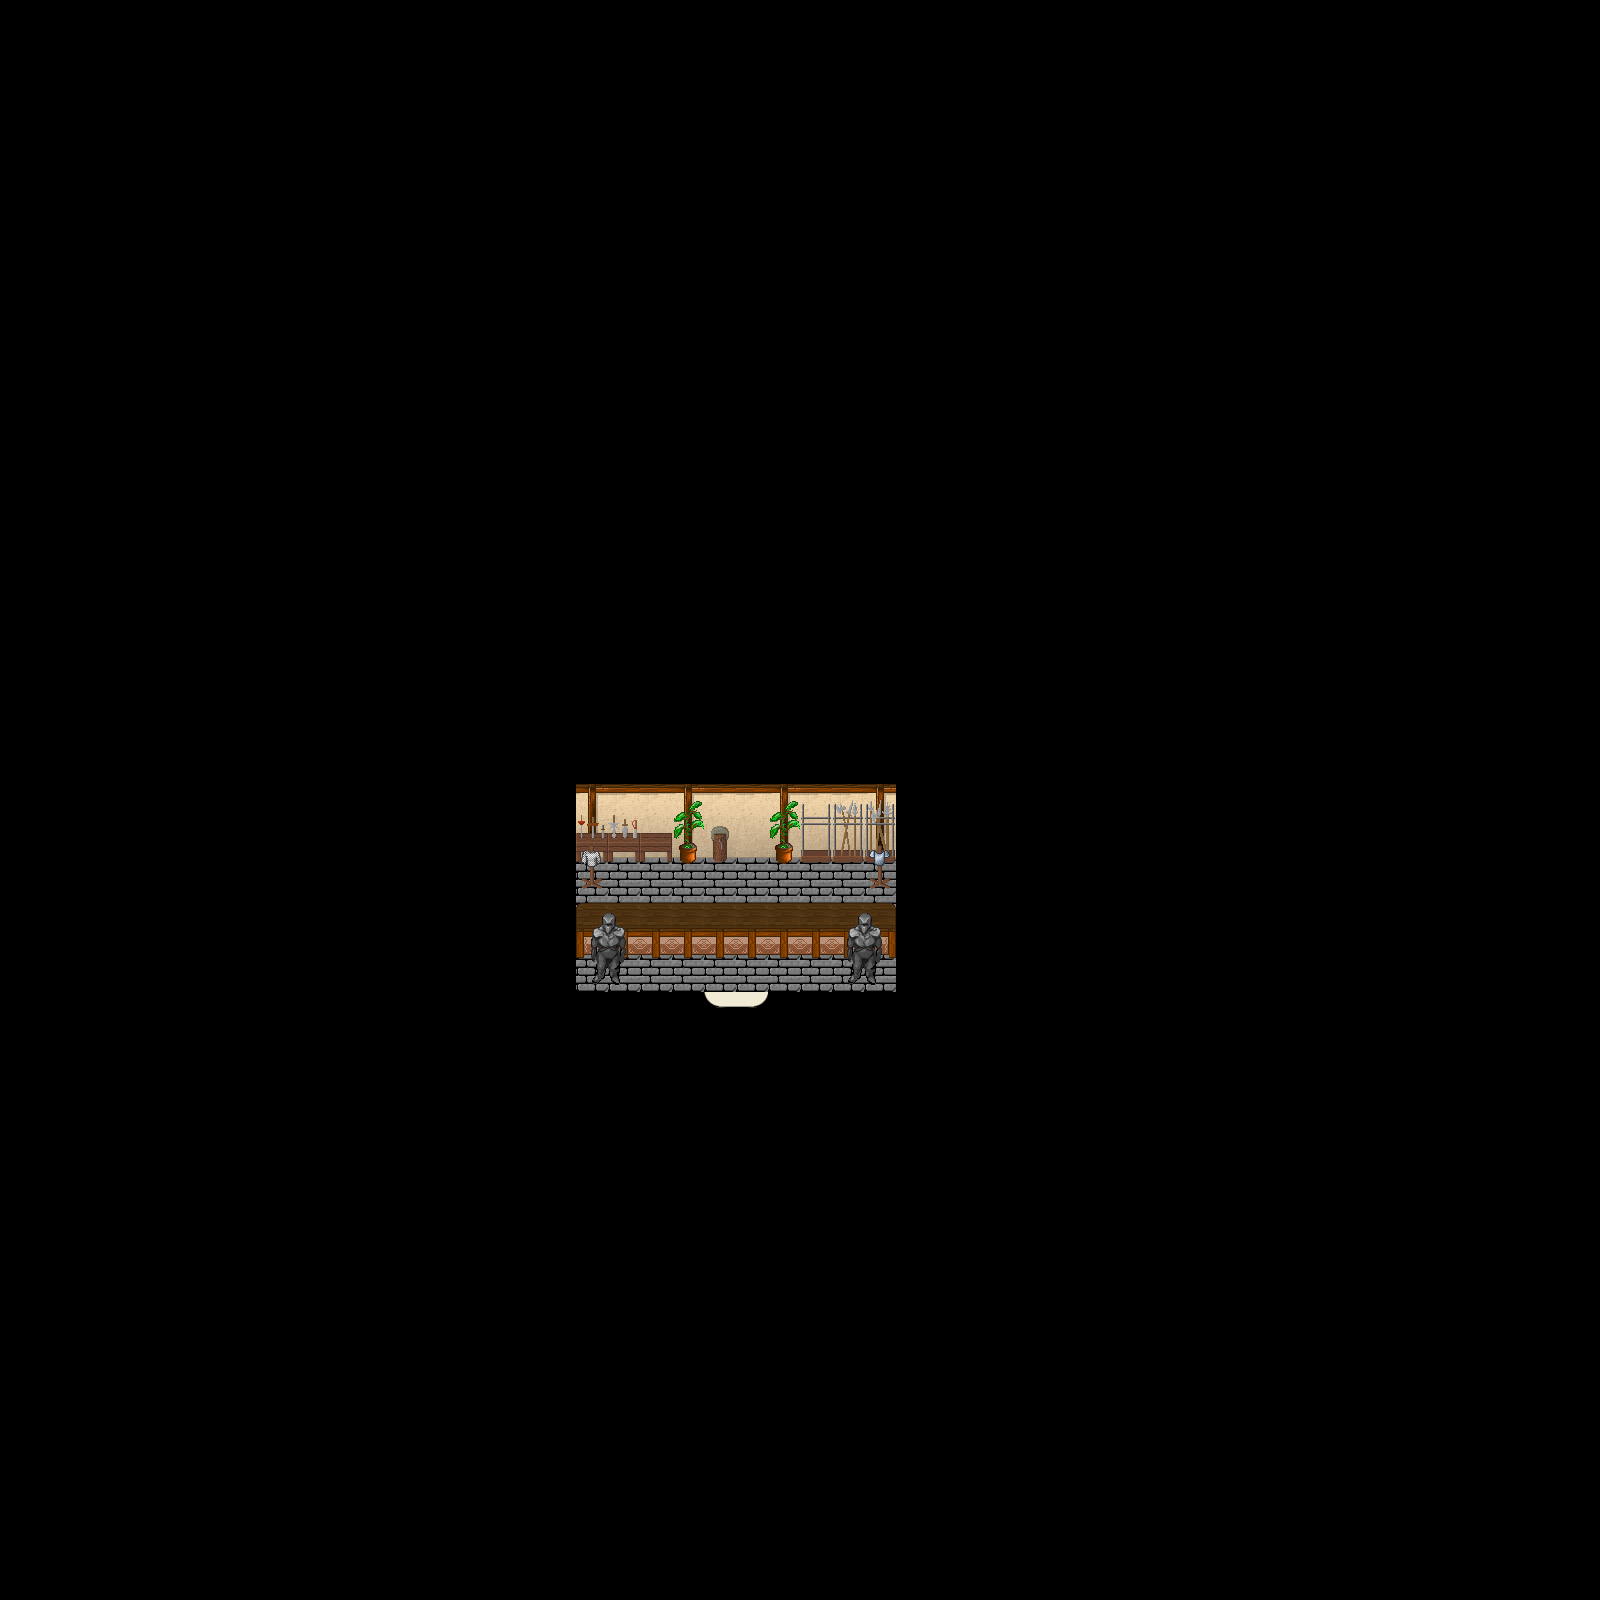

Tiled map render using the project's own tile images. Description and the map definition, with tile-layer contents summarised, below:
An orthogonal 50x50 tile map with 32x32 px tiles, 5 tile layers (Ground, Ground, Ground, Fringe, ...), 1 hidden layer not drawn, 8 tilesets and 2 objects (WARP, SCRIPT).

<map version="1.0" orientation="orthogonal" width="50" height="50" tilewidth="32" tileheight="32">
 <properties>
  <property name="music" value="inside.ogg" />
 </properties>
 <tileset firstgid="1" name="collision1_32_32" tilewidth="32" tileheight="32">
  <image source="../graphics/tiles/collision1_32_32.png" width="1024" height="1024" />
 </tileset>
 <tileset firstgid="1025" name="indoor3_32_32" tilewidth="32" tileheight="32">
  <image source="../graphics/tiles/indoor3_32_32.png" width="1024" height="1024" />
 </tileset>
 <tileset firstgid="2049" name="indoor2_32_32" tilewidth="32" tileheight="32">
  <image source="../graphics/tiles/indoor2_32_32.png" width="1024" height="1024" />
 </tileset>
 <tileset firstgid="3073" name="indoor2_32_64" tilewidth="32" tileheight="64">
  <image source="../graphics/tiles/indoor2_32_64.png" width="1024" height="1024" />
 </tileset>
 <tileset firstgid="3585" name="indoor2_32_96" tilewidth="32" tileheight="96">
  <image source="../graphics/tiles/indoor2_32_96.png" width="1024" height="960" />
 </tileset>
 <tileset firstgid="3905" name="indoor1_32_64" tilewidth="32" tileheight="64">
  <image source="../graphics/tiles/indoor1_32_64.png" width="1024" height="1024" />
 </tileset>
 <tileset firstgid="4417" name="indoor1_32_96" tilewidth="32" tileheight="96">
  <image source="../graphics/tiles/indoor1_32_96.png" width="1024" height="960" />
 </tileset>
 <tileset firstgid="4737" name="indoor1_32_128" tilewidth="32" tileheight="128">
  <image source="../graphics/tiles/indoor1_32_128.png" width="1024" height="1024" />
 </tileset>
 <layer name="Ground" width="50" height="50">
  <data>[2500 cells, 2500 non-empty, 4 distinct tile ids]</data>
 </layer>
 <layer name="Ground" width="50" height="50">
  <data>[2500 cells, 30 non-empty, 6 distinct tile ids]</data>
 </layer>
 <layer name="Ground" width="50" height="50">
  <data>[2500 cells, 20 non-empty, 6 distinct tile ids]</data>
 </layer>
 <layer name="Fringe" width="50" height="50">
  <data>[2500 cells, 15 non-empty, 12 distinct tile ids]</data>
 </layer>
 <layer name="Over" width="50" height="50">
  <data>[2500 cells, 0 non-empty, 0 distinct tile ids]</data>
 </layer>
 <layer name="Collision" width="50" height="50" visible="0">
  <data>[2500 cells, 2482 non-empty, 1 distinct tile ids]</data>
 </layer>
 <objectgroup name="Object" width="50" height="50">
  <object name="Warp to city" type="WARP" x="704" y="992" width="64" height="32">
   <properties>
    <property name="DEST_MAP" value="ow-n0004-p0005-o0000" />
    <property name="DEST_X" value="5040" />
    <property name="DEST_Y" value="5296" />
   </properties>
  </object>
  <object name="External Map Events" type="SCRIPT" x="52" y="44" width="24" height="80">
   <properties>
    <property name="FILENAME" value="scripts/maps/iw-castle-cedric-shop02-o00-o00-o00.lua" />
   </properties>
  </object>
 </objectgroup>
</map>
